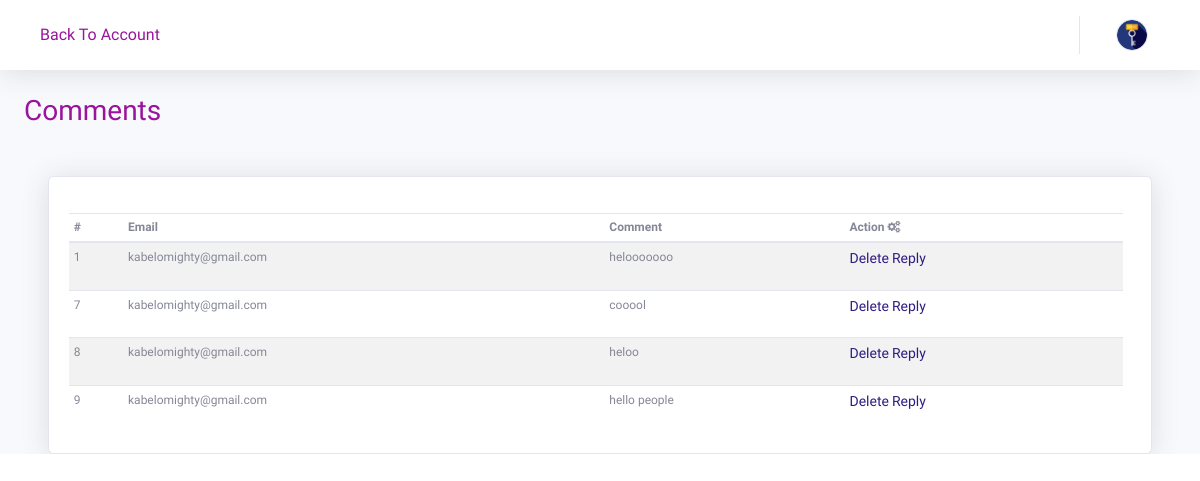
Page /admin/comments.php on the committed database.
### tables this page shows
CREATE TABLE `comment` (
  `comment_id` int(11) NOT NULL,
  `email` varchar(255) NOT NULL,
  `message` varchar(1000) NOT NULL
);

### admin/comments.php (the view, shortened to what this page needs)
<!DOCTYPE html>
<html>
<?php
    include 'connect.php';
    ?>
<head>
    <link rel="stylesheet" href="assets/bootstrap/css/bootstrap.min.css">
    <link rel="stylesheet" href="assets/fonts/fontawesome-all.min.css">
    <link rel="stylesheet" href="assets/fonts/font-awesome.min.css">
    <link rel="stylesheet" href="assets/fonts/fontawesome5-overrides.min.css">
    <link rel="stylesheet" href="https://cdn.datatables.net/buttons/1.6.5/css/buttons.dataTables.min.css">
    <link rel="stylesheet" href="https://cdnjs.cloudflare.com/ajax/libs/aos/2.3.4/aos.css">
    <link rel="stylesheet" href="https://cdnjs.cloudflare.com/ajax/libs/datatables/1.10.21/css/dataTables.bootstrap4.min.css">
    <link rel="stylesheet" href="assets/css/Pretty-Registration-Form.css">
</head>
<body id="page-top" style="font-family: Alata, sans-serif;font-weight: 60;">
    <div id="wrapper">
        <div class="d-flex flex-column" id="content-wrapper">
            <div id="content" style="opacity: 1;">
                <nav class="navbar navbar-light navbar-expand bg-white shadow mb-4 topbar static-top">
                    <div class="container-fluid"><button class="btn btn-link d-md-none rounded-circle mr-3" id="sidebarToggleTop" type="button"><i class="fas fa-bars"></i></button>
                    <div class="container-fluid"><a href="dashboard.php" style="font-weight: 6;color: rgb(153,20,156);">Back To Account</a>
                    <ul class="navbar-nav flex-nowrap ml-auto">
                            <li class="nav-item dropdown no-arrow">
                                <div class="nav-item dropdown no-arrow"><a class="dropdown-toggle nav-link" aria-expanded="false" data-toggle="dropdown" href="#"><img class="border rounded-circle img-profile" src="assets/img/password-key-pngrepo-com.png"></a>
                                    </div>
                                </div>
                    </div>
                </nav>
                <div class="container-fluid" style="opacity: 1;">
                    <div class="d-sm-flex justify-content-between align-items-center mb-4">
                        <h3 class="mb-0" style="font-family: Alata, sans-serif;color: rgb(153,20,156);">Comments</h3>
                    </div>
                    <div class="row">
                        <div class="col">
                            <section class="mt-4">
                                <div class="container-fluid">
                                    <div class="row">
                                        <div class="col">
                                            <div class="card shadow">
                                                <div class="card-body" style="font-size: 12px;font-weight: 10;">
                                                    <div class="table-responsive table mb-0 pt-3 pr-2">
                                                        <table class="table table-striped table-sm my-0 mydatatable">
                                                            <thead>
                                                                <tr>
                                                                    <th>#</th>
                                                                    <th>Email</th>
                                                                    <th>Comment</th>
                                                                    <th>Action&nbsp;<i class="fa fa-cogs"></i></th>
                                                                </tr>
                                                            </thead>
                                                            <?PHP
              $query="SELECT * from comment";
              $result=mysqli_query($conn,$query);
              $rows=mysqli_num_rows($result);
              if ($rows>0) {
                ?>
                                                            <tbody>
                                                            <?php
                                                            while ($rows=mysqli_fetch_array($result)) {
                                                          ?>
                                                                <tr>
                                                                    <td><?php echo $rows['comment_id']; ?></td>
                                                                    <td><?php echo $rows['email']; ?></td>
                                                                    <td><?php echo $rows['message']; ?></td>
                                                                    <td>
                                                                        <p><a href="delete.php?edt=<?php echo $rows['comment_id']  ?>" style="color: rgb(48,28,129);font-size: 14px;">Delete</a>&nbsp;<a href="reply.php?edt=<?php echo $rows['comment_id']  ?>" style="color: rgb(48,28,129);font-size: 14px;">Reply</a> </p>
                                                                    </td>
                                                                </tr>
                                                                <?php
                }
                ?>
                                                            </tbody>
                                                        </table>
                                                        <?php
                                                }else{
                                                  ?>
                                                  <?php
                                                } ?>
                                                    </div>
                                                </div>
                                            </div>
                                        </div>
                                    </div>
                                </div>
                            </section>
                        </div>
                    </div>
                </div>
            </div>
        </div>
    </div>
</body>
</html>

### rows in the picture
comment: comment_id "1", email "kabelomighty@gmail.com", message "helooooooo"
comment: comment_id "7", email "kabelomighty@gmail.com", message "cooool"
comment: comment_id "8", email "kabelomighty@gmail.com", message "heloo"
comment: comment_id "9", email "kabelomighty@gmail.com", message "hello people"
